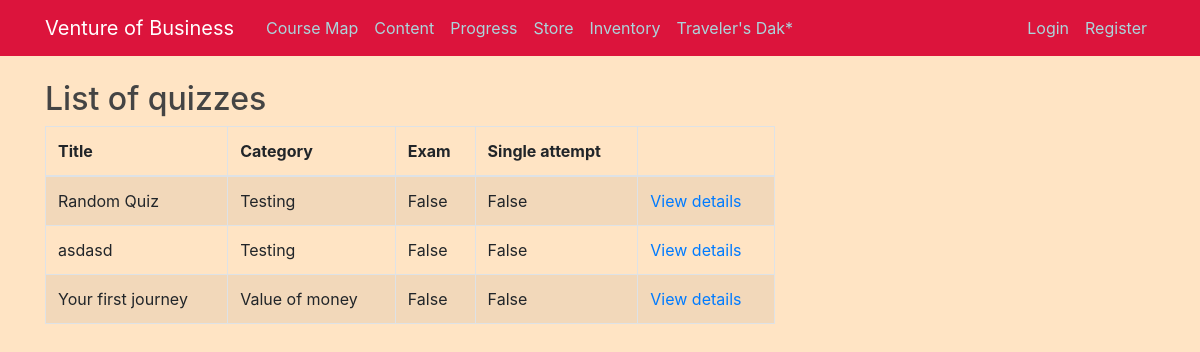
The app's page /quiz/ with its own data.
### quiz/models.py (models this page shows, shortened)
class Quiz(models.Model):
    title = models.CharField(
        verbose_name=_("Title"),
        max_length=60, blank=False)
    description = models.TextField(
        verbose_name=_("Description"),
        blank=True, help_text=_("a description of the quiz"))
    url = models.SlugField(
        max_length=60, blank=False,
        help_text=_("a user friendly url"),
        verbose_name=_("user friendly url"))
    category = models.ForeignKey(
        Category, null=True, blank=True,
        verbose_name=_("Category"),
        on_delete=models.CASCADE)
    random_order = models.BooleanField(
        blank=False, default=False,
        verbose_name=_("Random Order"),
        help_text=_("Display the questions in "
                    "a random order or as they "
                    "are set?"))
    max_questions = models.PositiveIntegerField(
        blank=True, null=True, verbose_name=_("Max Questions"),
        help_text=_("Number of questions to be answered on each attempt."))
    answers_at_end = models.BooleanField(
        blank=False, default=False,
        help_text=_("Correct answer is NOT shown after question."
                    " Answers displayed at the end."),
        verbose_name=_("Answers at end"))
    exam_paper = models.BooleanField(
        blank=False, default=False,
        help_text=_("If yes, the result of each"
                    " attempt by a user will be"
                    " stored. Necessary for marking."),
        verbose_name=_("Exam Paper"))
    single_attempt = models.BooleanField(
        blank=False, default=False,
        help_text=_("If yes, only one attempt by"
                    " a user will be permitted."
                    " Non users cannot sit this exam."),
        verbose_name=_("Single Attempt"))
    pass_mark = models.SmallIntegerField(
        blank=True, default=0,
        verbose_name=_("Pass Mark"),
        help_text=_("Percentage required to pass exam."),
        validators=[MaxValueValidator(100)])
    success_text = models.TextField(
        blank=True, help_text=_("Displayed if user passes."),
        verbose_name=_("Success Text"))
    fail_text = models.TextField(
        verbose_name=_("Fail Text"),
        blank=True, help_text=_("Displayed if user fails."))
    draft = models.BooleanField(
        blank=True, default=False,
        verbose_name=_("Draft"),
        help_text=_("If yes, the quiz is not displayed"
                    " in the quiz list and can only be"
                    " taken by users who can edit"
                    " quizzes."))
    class Meta:
        verbose_name = _("Quiz")
        verbose_name_plural = _("Quizzes")

class Category(models.Model):
    category = models.CharField(
        verbose_name=_("Category"),
        max_length=250, blank=True,
        unique=True, null=True)
    objects = CategoryManager()
    class Meta:
        verbose_name = _("Category")
        verbose_name_plural = _("Categories")
    def __str__(self):
        return self.category

### quiz/views.py (the view)
# urls.py: path('', QuizListView.as_view(), name='quiz_index'),
class QuizListView(ListView):
    model = Quiz
    def get_queryset(self):
        queryset = super(QuizListView, self).get_queryset()
        return queryset.filter(draft=False)

### quiz/templates/quiz/quiz_list.html (shortened to what this page needs)
{% extends 'blog/base.html' %}
{% load i18n %}
{% load quiz_tags %}
{% block content %}
<h2>{% trans "List of quizzes" %}</h2>
    {% if quiz_list %}
		<table class="table table-bordered table-striped">
		  <thead>
			<tr>
			  <th>{% trans "Title" %}</th>
			  <th>{% trans "Category" %}</th>
			  <th>{% trans "Exam" %}</th>
			  <th>{% trans "Single attempt" %}</th>
			  <th></th>
			</tr>
		  </thead>
		  <tbody>
        {% for quiz in quiz_list %}
  			<tr>
			  <td>{{ quiz.title }}</td>
			  <td>{{ quiz.category }}</td>
			  <td>{{ quiz.exam_paper }}</td>
			  <td>{{ quiz.single_attempt }}</td>
			  <td>
				<a href="{% url 'quiz_start_page' slug=quiz.url %}">
				  {% trans "View details" %}
				</a>
			</tr>
        {% endfor %}
		  </tbody>
		</table>
	{% else %}
        <p>{% trans "There are no available quizzes" %}.</p>
    {% endif %}
{% endblock %}

### blog/static/blog/main.css (style rules this page uses)
body { background: #fafafa; color: #333333; margin-top: 5rem; }
h1, h2, h3, h4, h5, h6 { color: #444444; }

### records on screen
Quiz: title "Random Quiz", category "Testing", exam_paper "False", single_attempt "False"
Quiz: title "asdasd", category "Testing", exam_paper "False", single_attempt "False"
Quiz: title "Your first journey", category "Value of money", exam_paper "False", single_attempt "False"
